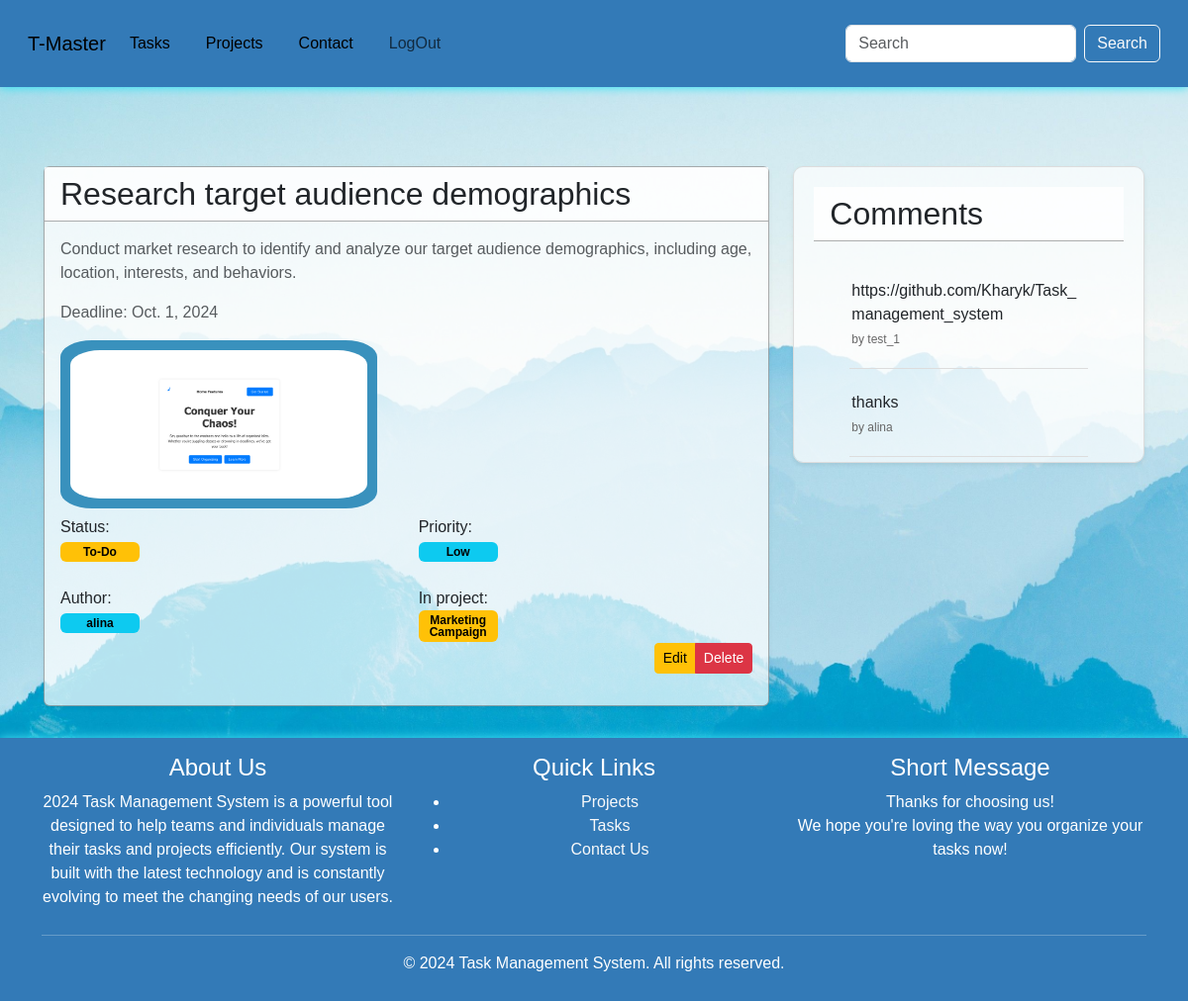
/1/ (signed in), run on the app's committed database.
### system/models.py (models this page shows, shortened)
class Task(models.Model):
    STATUS_CHOICES = [
        ("To-Do", "todo"),
        ("In Progress", "in_progress"),
        ("Done", "done"),
        ("Ideas", "ideas"),
    ]
    PRIORITY_CHOICES = [
        ("Low", "low"),
        ("Medium", "medium"),
        ("High", "high"),
        ("God Dammit", "gd"),  # why not ;)
    ]
    title = models.CharField(max_length=256)
    creator = models.ForeignKey(User, on_delete=models.CASCADE, related_name="tasks")
    project = models.ForeignKey(Project, on_delete=models.CASCADE, related_name="tasks_in_project",  blank=True, null=True)
    description = models.TextField()
    image = models.ImageField(upload_to='ts_img/', blank=True, null=True)
    files = models.FileField(upload_to='ts_files/', blank=True, null=True)
    link = models.URLField(max_length=200, blank=True, null=True)
    status = models.CharField(max_length=20, choices=STATUS_CHOICES, default="todo")
    priority = models.CharField(max_length=20, choices= PRIORITY_CHOICES, default="medium")
    due_date = models.DateField(null=True, blank=True)
    time = models.DateTimeField(auto_now_add=True, null=True )

class Project(models.Model):
    STATUS_CHOICES_P = [
        ("Active", "active"),
        ("Inactive", "inactive"),
        ("Archived", "archived"),
    ]
    title = models.CharField(max_length=200)
    creator_of_project = models.ForeignKey(User, on_delete=models.CASCADE)
    members = models.ManyToManyField(User, related_name= 'member', blank=True)
    description = models.TextField()
    image = models.ImageField(upload_to='pr_img/', blank=True, null=True)
    files = models.FileField(upload_to='pr_files/', blank=True, null=True)
    link = models.URLField(max_length=200, blank=True)
    created_at = models.DateTimeField(auto_now_add=True)
    updated_at = models.DateTimeField(auto_now=True)
    status = models.CharField(max_length=20, choices=STATUS_CHOICES_P, default='active')

class Comment(models.Model):
    task = models.ForeignKey(Task, on_delete=models.CASCADE, related_name="task")
    commenters = models.ForeignKey(User, on_delete=models.CASCADE, related_name="commenters")
    text = models.TextField()
    time = models.DateTimeField(auto_now_add=True)

### system/views.py (the view)
# urls.py: path("<int:pk>/", views.TaskDetailView.as_view(), name="task-detail"),
class TaskDetailView(LoginRequiredMixin, DetailView):
    model = models.Task
    context_object_name = "task"
    template_name = "task_detail.html"

### templates/task_detail.html (shortened to what this page needs)
{% extends 'base.html' %}
{% load static %}
{% block content %}
    <div class="container mt-5">
        <div class="row justify-content-center">
            <div class="col-md-8">
                <div class="card shadow-sm">
                    <div class="card-header bg-white">
                        <h2 class="mb-0">{{ task.title }}</h2>
                    </div>
                    <div class="card-body">
                        <p class="text-muted">{{ task.description }}</p>
                        <p class="text-muted">Deadline: {{ task.due_date }}</p>
                        <div class="image-container">
                            {% if task.image %}
                                <img src="{{ task.image.url }}" alt="Task image" class='image'>
                            {% endif %}
                        </div>
                        <div class="row mb-3">
                            <div class="col-md-6">
                                <p class="mb-0">Status:</p>
                                <span style="width: 5rem;"
                                    {% if task.status == 'To-Do' %} class="badge text-bg-warning" {% endif %}
                                    >{{ task.status }}</span>
                            </div>
                            <div class="col-md-6">
                                <p class="mb-0">Priority:</p>
                                <span style="width: 5rem;"
                                    {% if task.priority == 'Low' %} class="badge text-bg-info" {% endif %}
                                    >{{ task.priority }}</span>
                            </div>
                            <div class="col-md-6">
                            </br><p class="mb-0">Author:</p>
                                <span class="badge text-bg-info text-wrap" style="width: 5rem;">{{ task.creator }}</span></br>
                            </div>
                            <div class="col-md-6">
                            </br><p class="mb-0">In project:</p>
                                {% if task.project %}
                                    <a href="{% url 'system:project-detail' task.project.id %}">
                                        <span class="badge text-bg-warning text-wrap" style="width: 5rem;">{{ task.project.title }}</span>
                                        <br>
                                    </a>
                                {% else %}
                                <span class="badge text-bg-secondary">Not in project</span>
                                {% endif %}
                            </div>
                            <div class="d-flex justify-content-end">
                                <div class="btn-group">
                                    {% if request.user == task.creator %}
                                        <a href="{% url "system:task-update" task.id%}" class="btn btn-sm btn-warning">Edit</a>
                                        <a href="{% url "system:task-delete" task.id%}" class="btn btn-sm btn-danger">Delete</a>
                                    {%endif%}
                                </div>
                            </div>
                        </div>
                    </div>
                </div>
            </div>
            <div class="col-md-4">
                <div class="card shadow-sm" style="padding: 20px; overflow-y: auto; max-height: 300px; border: 1px solid #ddd; border-radius: 10px;">
                    <div class="card-header bg-white">
                        <h2 class="mb-0">Comments</h2>
                    </div>
                    <div class="card-body">
                        <div style="padding: 20px;">
                            {% for comment in task.task.all %}
                            <div class="comment-container" style="margin-bottom: 20px; padding: 2px; border-bottom: 1px solid #ddd;">
                                <p class="comment-text mb-0">{{ comment.text }}</p>
                                <p><small style="color: #666; font-size: 12px;">by {{ comment.commenters.username }}</small></p>
                            </div>
                            {% empty %}
                                <p>No comments for this task.</p>
                            {% endfor %}
                        </div>
                    </div>
                </div>
            </div>
        </div>
    </div>
{% endblock %}

### templates/base.html (shortened to what this page needs)
<!DOCTYPE html>
{%load static%}
<html lang="en">
<head>
    <link href="https://cdn.jsdelivr.net/npm/bootstrap@5.3.3/dist/css/bootstrap.min.css" rel="stylesheet">
</head>
<body>
    <header>
        <nav class="navbar navbar-expand-lg">
            <div class="container-fluid">
                <a class="navbar-brand" href="#">T-Master</a>
                <div class="collapse navbar-collapse" id="navbarSupportedContent">
                    <ul class="navbar-nav me-auto mb-2 mb-lg-0">
                        <li class="nav-item">
                            <a class="nav-link active" aria-current="page" href="{% url "system:task-list" %}">Tasks</a>
                        </li>
                        <li class="nav-item">
                            <a class="nav-link active" href="{% url "system:project-list" %}">Projects</a>
                        </li>
                        <li class="nav-item">
                          <a class="nav-link active" href="{% url "system:contact" %}">Contact</a>
                      </li>
                      <li class="nav-item">
                        <a class="nav-link" href="{% url "logout" %}">LogOut</a>
                    </li>
                    </ul>
                    <form class="d-flex" role="search" action="{% url 'system:search_results' %}" method="get">
                      <input class="form-control me-2" type="search" placeholder="Search" aria-label="Search" name="q">
                      <button class="btn btn-outline-light" type="submit">Search</button>
                    </form>
                </div>
            </div>
        </nav>
    </header>
    <main class="main-content">
        {% block content %}{% endblock %}
        <div id="bird-container"></div>
    </main>
    <footer class="footer">
      <div class="container">
          <div class="row">
              <div class="col-md-4 col-sm-6">
                  <h4>About Us</h4>
                  <p>2024 Task Management System is a powerful tool designed to help teams and individuals manage their tasks and projects efficiently. Our system is built with the latest technology and is constantly evolving to meet the changing needs of our users.</p>
              </div>
              <div class="col-md-4 col-sm-6">
                  <h4>Quick Links</h4>
                  <ul>
                      <li><a href="{% url "system:project-list" %}" class="link-light link-offset-2 link-underline-opacity-25 link-underline-opacity-100-hover">Projects</a></li>
                      <li><a href="{% url "system:task-list" %}" class="link-light link-offset-2 link-underline-opacity-25 link-underline-opacity-100-hover">Tasks</a></li>
                      <li><a href="{% url "system:contact" %}" class="link-light link-offset-2 link-underline-opacity-25 link-underline-opacity-100-hover">Contact Us</a></li>
                  </ul>
              </div>
              <div class="col-md-4 col-sm-6">
                <h4>Short Message</h4>
                <p><span>Thanks for choosing us!</span>
                    <br>
                    We hope you're loving the way you organize your tasks now!</p>
            </div>
          </div>
          <hr>
          <div class="row">
              <div class="col-md-12">
                  <p class="text-center">&copy; 2024 Task Management System. All rights reserved.</p>
              </div>
          </div>
      </div>
  </footer>
</body>
</html>

### templates/base.html (style rules this page uses)
* { box-sizing: border-box; margin: 0; padding: 0; }
.bg-white { --bs-bg-opacity: 1; background-color: rgb(255 255 255 / 77%) !important; }
.card { --bs-card-spacer-y: 1rem; --bs-card-spacer-x: 1rem; --bs-card-title-spacer-y: 0.5rem; --bs-card-title-color: ; --bs-card-subtitle-color: ; --bs-card-border-width: var(--bs-border-width); --bs-card-border-color: rgb(0 0 0 / 32%); --bs-card-border-radius: var(--bs-border-radius); --bs-card-box-shadow: ; --bs-card-inner-border-radius: calc(var(--bs-border-radius) -(var(--bs-border-width))); --bs-card-cap-padding-y: 0.5rem; --bs-card-cap-padding-x: 1rem; --bs-card-cap-bg: rgba(var(--bs-body-color-rgb), 0.03); --bs-card-cap-color: ; --bs-card-height: ; --bs-card-color: ; --bs-card-bg: #ffffffb5; --bs-card-img-overlay-padding: 1rem; --bs-card-group-margin: 0.75rem; position: relative; display: flex; flex-direction: column; min-width: 0; height: var(--bs-card-height); color: var(--bs-body-color); word-wrap: break-word; background-color: var(--bs-card-bg); background-clip: border-box; border: var(--bs-card-border-width) solid var(--bs-card-border-color); border-radius: var(--bs-card-border-radius); }
body { font-family: Arial, sans-serif; font-size: 16px; line-height: 1.5; color: #333; background-color: #f7f7f7; background-image: url('/static/img/background.jpg'); height: 100%; background-position: center; background-repeat: no-repeat; background-size: cover; }
.image-container { display: inline-block; width: fit-content; padding: 10px; background-color: #3991bd; border-radius: 10%; }
.image { width: 300px; height: auto; display: block; margin: 0 auto; border-radius: 10%; }
.comment-container { position: relative; }
a { text-decoration: none; color: #337ab7; }
header { background-color: #337ab7; padding: 1em; text-align: center; box-shadow: 0 0 10px rgba(30, 227, 245, 1); }
header nav ul { list-style: none; margin: 0; padding: 0; display: flex; justify-content: space-between; }
header nav ul li { margin-right: 20px; }
header nav a { color: #fff; }
main { display: flex; flex-direction: column; align-items: center; padding: 2em; }
footer { background-color: #337ab7; padding: 1em; text-align: center; color: #fff; box-shadow: 0 0 10px rgba(70, 227, 245, 1); }
footer p { margin-bottom: 10px; }
#bird-container { position: absolute; top: 0; left: 0; width: 50px; height: 50px; }

### data on the page
Task: title "Research target audience demographics", description "Conduct market research to identify and analyze our target audience demographics, including age, location, interests, and behaviors.", due_date "Oct. 1, 2024", image (picture), status "To-Do", priority "Low", creator "alina", project "Marketing Campaign"
Comment: text "https://github.com/Kharyk/Task_management_system", commenters.username "test_1"
Comment: text "thanks", commenters.username "alina"
